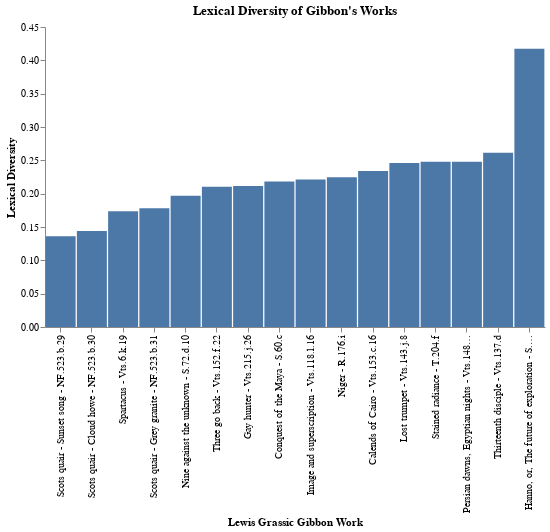

The notebook cell saved with this chart:
### Markdown cell above
The table isn't bad but charts can make it easier to compare calculations more quickly, so let's visualize the lexical diversity scores!

### Code cell
sorted_titles = list(df_lexdiv['title'])
sorted_lexdiv = list(df_lexdiv['lexicaldiversity'])
source = pd.DataFrame({
    'Title': sorted_titles,
    'Lexdiv': sorted_lexdiv
})

alt.Chart(source, title="Lexical Diversity of Gibbon's Works").mark_bar(size=30).encode(
    alt.X('Title', axis=alt.Axis(title='Lewis Grassic Gibbon Work'), type='nominal', sort=None),  # If sort unspecified, chart will sort x-axis values alphabetically
    alt.Y('Lexdiv', axis=alt.Axis(title='Lexical Diversity')),
    alt.Order(
      # Sort the segments of the bars by this field
      'Lexdiv',
      sort='ascending'
    )
).configure_axis(
    grid=False
).configure_view(
    strokeWidth=0
).properties(
    width=500
)

#     alt.Y('Lexdiv', axis=alt.Axis(format='%', title='Lexical Diversity')),

### Figure 1 — Vega-Lite specification as saved in the notebook (floating-point values rounded to 4 significant figures)
{"config": {"view": {"continuousWidth": 300, "continuousHeight": 300, "strokeWidth": 0}, "axis": {"grid": false}}, "data": {"name": "data-76b7845ce8392192187ef405a25cd5e7"}, "mark": {"type": "bar", "size": 30}, "encoding": {"order": {"field": "Lexdiv", "sort": "ascending", "type": "quantitative"}, "x": {"axis": {"title": "Lewis Grassic Gibbon Work"}, "field": "Title", "sort": null, "type": "nominal"}, "y": {"axis": {"title": "Lexical Diversity"}, "field": "Lexdiv", "type": "quantitative"}}, "title": "Lexical Diversity of Gibbon's Works", "width": 500, "$schema": "https://vega.github.io/schema/vega-lite/v5.16.3.json", "datasets": {"data-76b7845ce8392192187ef405a25cd5e7": [{"Title": "Scots quair - Sunset song - NF.523.b.29", "Lexdiv": 0.1363}, {"Title": "Scots quair - Cloud howe - NF.523.b.30", "Lexdiv": 0.144}, {"Title": "Spartacus - Vts.6.k.19 ", "Lexdiv": 0.1735}, {"Title": "Scots quair - Grey granite - NF.523.b.31", "Lexdiv": 0.1782}, {"Title": "Nine against the unknown - S.72.d.10", "Lexdiv": 0.197}, {"Title": "Three go back - Vts.152.f.22", "Lexdiv": 0.2102}, {"Title": "Gay hunter - Vts.215.j.26", "Lexdiv": 0.2116}, {"Title": "Conquest of the Maya - S.60.c", "Lexdiv": 0.2181}, {"Title": "Image and superscription - Vts.118.l.16", "Lexdiv": 0.2212}, {"Title": "Niger - R.176.i", "Lexdiv": 0.2247}, {"Title": "Calends of Cairo - Vts.153.c.16", "Lexdiv": 0.2341}, {"Title": "Lost trumpet - Vts.143.j.8", "Lexdiv": 0.2461}, {"Title": "Stained radiance - T.204.f", "Lexdiv": 0.248}, {"Title": "Persian dawns, Egyptian nights - Vts.148.d.8", "Lexdiv": 0.2481}, {"Title": "Thirteenth disciple - Vts.137.d", "Lexdiv": 0.2615}, {"Title": "Hanno, or, The future of exploration - S.114.j.21", "Lexdiv": 0.4174}]}}
